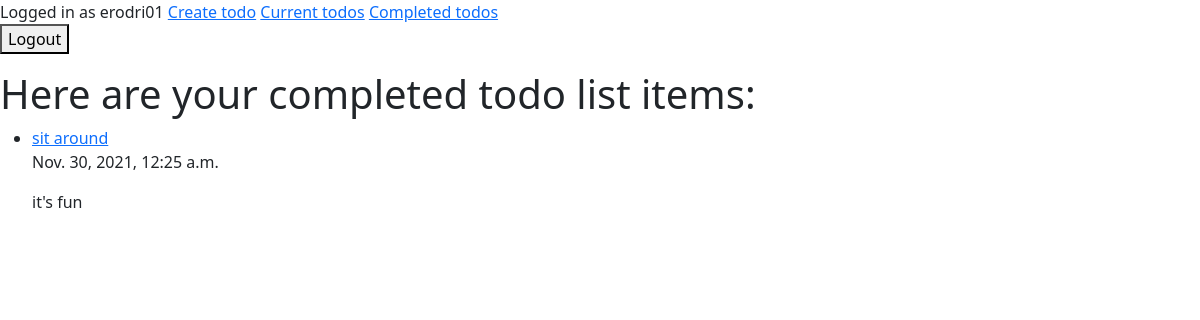
The app's page /completed/ (signed in), older data.
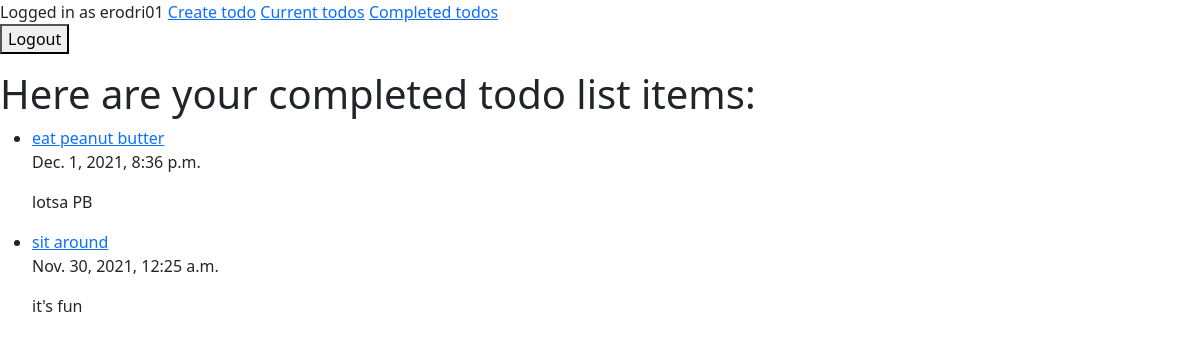
The same page, newer data.
### todo/models.py (models this page shows, shortened)
class todo_list_item(models.Model):
    title = models.CharField(max_length=100)
    description = models.TextField(blank=True)
    time_created = models.DateTimeField(auto_now_add=True)
    time_completed = models.DateTimeField(null=True, blank=True)
    important = models.BooleanField(default=False)
    user = models.ForeignKey(to=User, on_delete=models.CASCADE)

### todo/views.py (the view)
# urls.py: path('completed/', views.completed_todos, name='completed_todos'),
@login_required
def completed_todos(request):
    my_todos = todo_list_item.objects.filter(user=request.user,  # ensures users only see their todos
                                             time_completed__isnull=False).order_by('-time_completed')  # ensures completed tasks do not appear
    return render(request,
                  template_name='completed_todos_template.html',
                  context={'todos_context': my_todos})

### todo/templates/completed_todos_template.html (shortened to what this page needs)
{% extends 'base_template.html' %}
{% block my_content %}
<h1>Here are your completed todo list items:</h1>
<ul>
  {% for todo_item in todos_context %}
  <li>
    <a href="{% url 'view_todo' todo_item.id %}">
    {{ todo_item.title }}
    </a>
    <p>{{ todo_item.time_completed }}</p>
    {% if todo_item.description %}<p>{{todo_item.description}}</p>{% endif %}
  </li>
  {% endfor %}
</ul>
{% endblock %}

Row changes from the older to the newer data that the page shows:
now on this page (row edited): todo_list_item: title "eat peanut butter", time_completed "Dec. 1, 2021, 8:36 p.m.", description "lotsa PB"
